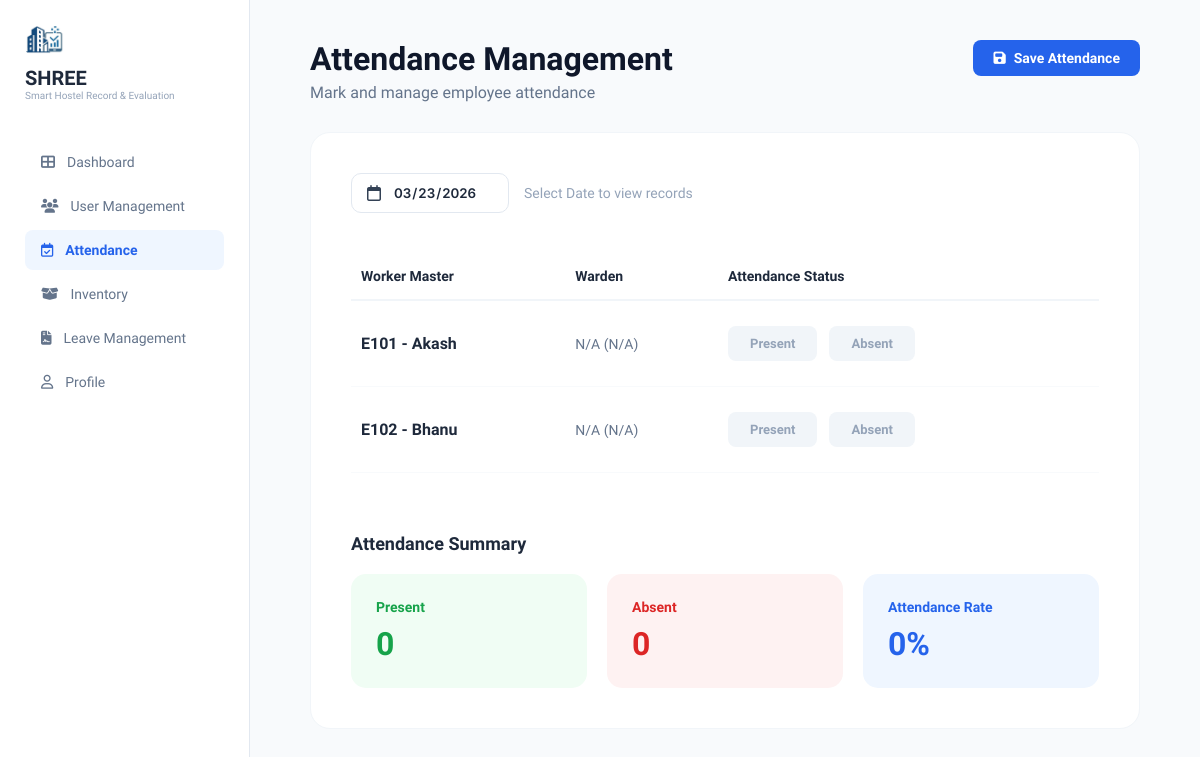
Page /Shree-admin/attendance/ (signed in) on the earlier database version.
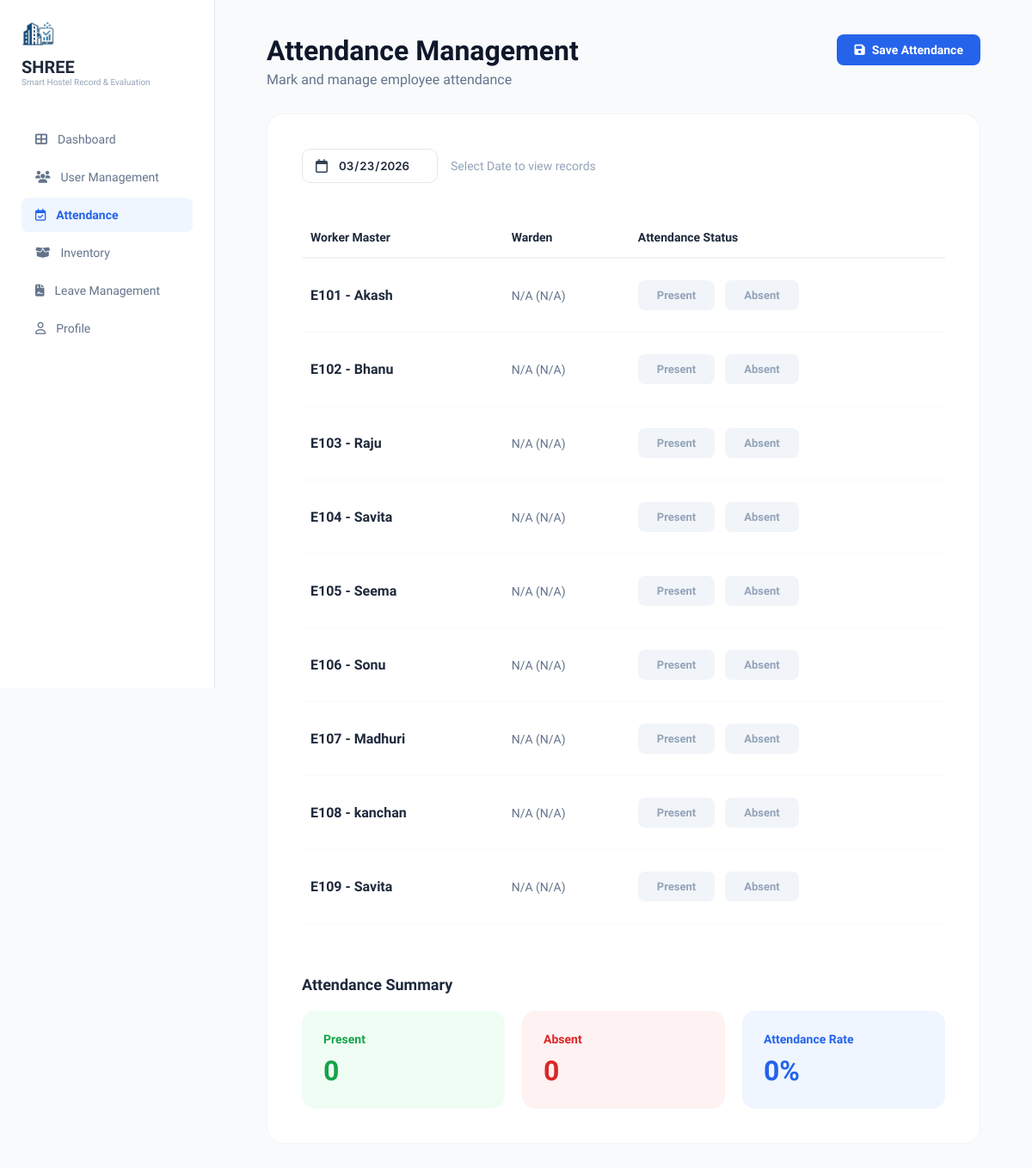
Same page on the later database version.
### accounts/models.py (models this page shows, shortened)
class UniversityID(models.Model):
    university_id = models.CharField(max_length=50, unique=True)
    full_name = models.CharField(max_length=100)
    role = models.CharField(max_length=20, choices=User.ROLE_CHOICES)
    is_used = models.BooleanField(default=False)

### Shree1/views.py (the view, shortened to what this page needs)
# urls.py: path('Shree-admin/attendance/', views.admin_attendance, name='admin_attendance'),
@login_required
def admin_attendance(request):
    master_workers = UniversityID.objects.filter(role='worker')
    today = timezone.now().date()
    today_str = today.strftime('%Y-%m-%d')
    selected_date_str = request.GET.get('date')
    if selected_date_str:
        try:
            current_date_obj = datetime.strptime(selected_date_str, '%Y-%m-%d').date()
            current_date_str = selected_date_str
        except ValueError:
            current_date_obj = today
            current_date_str = today_str
    else:
        current_date_obj = today
        current_date_str = today_str
    worker_data_list = []
    present_count = 0
    absent_count = 0
    attendances = list(Attendance.objects.filter(date=current_date_obj))
    if not attendances:
        attendances = list(Attendance.objects.filter(date=current_date_str))
    for master in master_workers:
        db_status = ""
        warden_name = "N/A"
        warden_id = "N/A"
        master_id_clean = str(master.university_id).strip().lower()
        if db_status.lower() == 'present':
            present_count += 1
        elif db_status.lower() == 'absent':
            absent_count += 1
        worker_data_list.append({
            'worker_id': master.university_id, # UI par dikhane ke liye
            'name': master.full_name,          # UI par dikhane ke liye
            'status': db_status,
            'warden_name': warden_name,
            'warden_id': warden_id,
        })
    return render(request, 'Shree1/admin_attendance.html', {
        'workers': worker_data_list,
        'today_str': today_str,
        'current_date_str': current_date_str,
        'present_count': present_count,
        'absent_count': absent_count,
    })

### templates/Shree1/admin_attendance.html (shortened to what the changed rows need)
{% load static %}
<!doctype html>
<html lang="en">
  <head>
    <link
      rel="stylesheet"
      href="{% static 'Shree1/css/dashboardAdmin.css' %}"
    />
    <link
      rel="stylesheet"
      href="{% static 'Shree1/css/admin_attendance.css' %}"
    />
    <link
      rel="stylesheet"
      href="https://cdnjs.cloudflare.com/ajax/libs/font-awesome/6.5.1/css/all.min.css"
    />
  </head>
  <body>
    <div class="page-container">
      <aside class="sidebar">
        <div class="logo-area">
          <div class="logo-text">
            <h2 class="brand-name">SHREE</h2>
          </div>
        </div>
      </aside>
      <main class="main-body">
        <header class="main-header">
          <div class="header-left">
            <h1>Attendance Management</h1>
          </div>
        </header>
        <div class="white-card">
          <form method="POST" id="attendanceForm">
            <table class="data-table">
              <thead>
                <tr>
                  <th>Worker Master</th>
                  <th>Warden</th>
                  <th>Attendance Status</th>
                </tr>
              </thead>
              <tbody>
                {% for worker in workers %}
                <tr>
                  <td class="name-cell">
                    {{ worker.worker_id }} - {{ worker.name }}
                  </td>
                  <td class="muted-cell">
                    {{ worker.warden_name }} ({{ worker.warden_id }})
                  </td>
                  <td>
                    <div class="toggle-group">
                      <label for="p_{{ worker.worker_id }}" class="lbl-present"
                        >Present</label
                      >
                      <label for="a_{{ worker.worker_id }}" class="lbl-absent"
                        >Absent</label
                      >
                    </div>
                  </td>
                </tr>
                {% endfor %}
              </tbody>
            </table>
          </form>
          <div class="summary-section">
            <div class="summary-grid">
              <div class="sum-card green-sum">
                <h2 id="present-count">{{ present_count }}</h2>
              </div>
              <div class="sum-card red-sum">
                <h2 id="absent-count">{{ absent_count }}</h2>
              </div>
              <div class="sum-card blue-sum">
                <h2 id="attendance-rate">0%</h2>
              </div>
            </div>
          </div>
        </div>
      </main>
    </div>
  </body>
</html>

Differences in the rows shown:
added UniversityID: worker_id "E103", name "Raju"
added UniversityID: worker_id "E104", name "Savita"
added UniversityID: worker_id "E105", name "Seema"
added UniversityID: worker_id "E106", name "Sonu"
added UniversityID: worker_id "E107", name "Madhuri"
added UniversityID: worker_id "E108", name "kanchan"
added UniversityID: worker_id "E109", name "Savita"
Other differences:
new list line: "- N/A ( N/A ) Present Absent"
